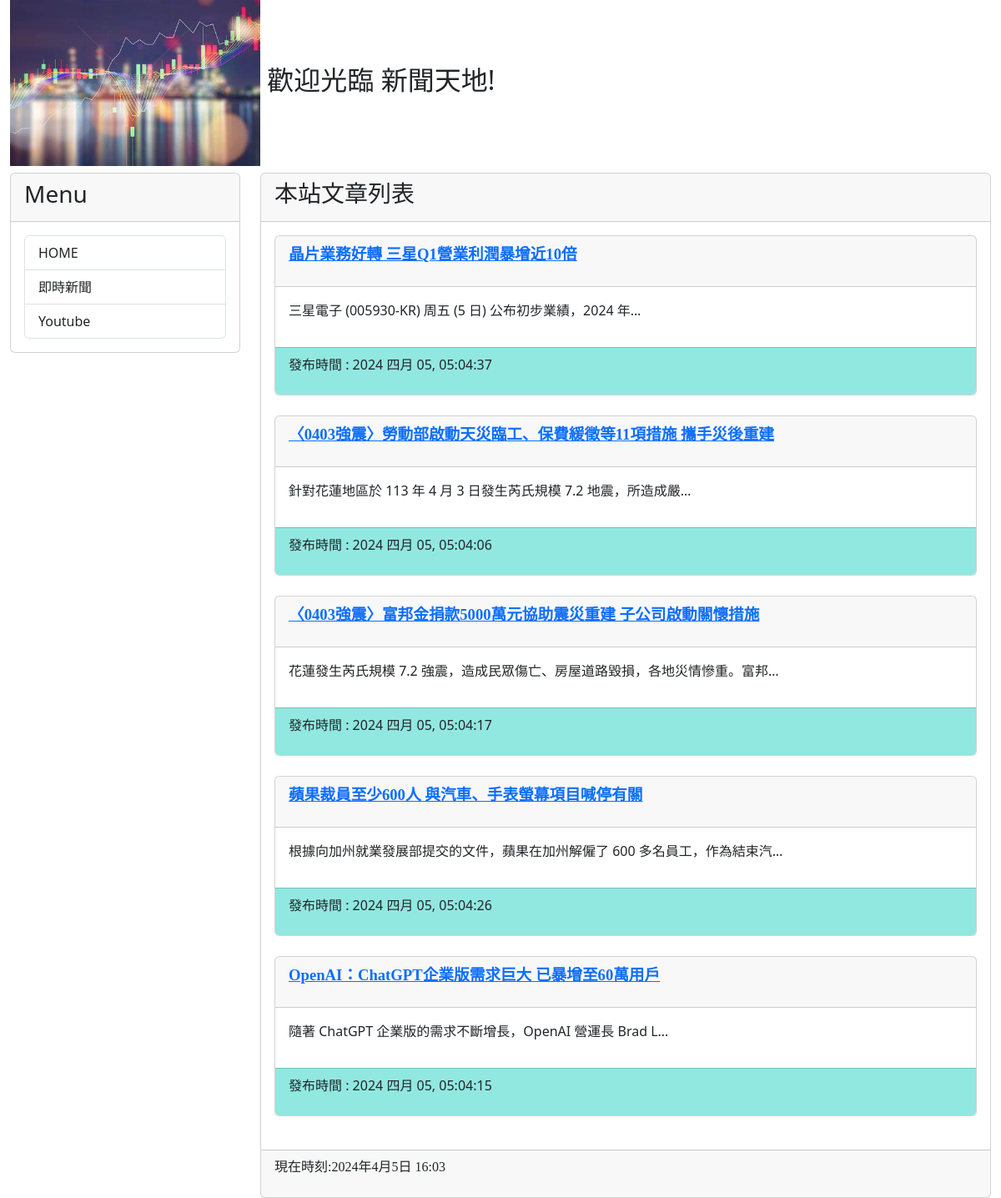
The page / on the database its author committed.
### mysite/models.py (models this page shows, shortened)
class Post(models.Model):
    title = models.CharField(max_length=200)
    slug = models.CharField(max_length=200)
    body = models.TextField()
    pub_date = models.DateTimeField(auto_now_add=True)
    class Meta:
        ordering = ('-pub_date',)

### mysite/views.py (the view)
# urls.py: path('',homepage),
def homepage(request):
    posts = Post.objects.all()
    now = datetime.now()
    return render(request, "index.html",locals())

### templates/index.html (shortened to what this page needs)
{% extends 'base.html' %}
{% block headmessage %}
    <h3 style='font-family:標楷體;'>本站文章列表</a>
{% endblock %}
{% block content %}
    {% for post in posts %}
    <div class="card">
        <div class="card-header">
            <p style="font-family: 微軟正黑體;font-size: 14pt;font-weight: bold;">
                <a href="/post/{{post.slug}}">{{ post.title}}</a>
            </p>
        </div>
        <div class="card-body" style="background-color: #ffffff;">
            <p>
                {{ post.body  | truncatechars:40 }}
            </p>
        </div>
        <div class="card-footer" style="background-color: rgb(145, 232, 225);">
            <p>
                發布時間 : {{ post.pub_date | date:"Y M d, h:m:s"}}
            </p>
        </div>
    </div>
    <br>
    {% endfor %}
{% endblock %}

### templates/base.html (shortened to what this page needs)
<!DOCTYPE >
<html>
<head>
    <link href="https://cdn.jsdelivr.net/npm/bootstrap@5.3.3/dist/css/bootstrap.
min.css" rel="stylesheet" integrity="sha384-QWTKZyjpPEjISv5WaRU9OFeRpok6YctnYmDr5
pNlyT2bRjXh0JMhjY6hW+ALEwIH">
</head>
<body>
    <div class="container-fluid">
        {% include 'header.html' %}
        <div class="row">
            <div class="col-sm-3 col-sm-3">
                <div class="card">
                    <div class="card-header">
                        <h3>Menu</h3>
                    </div>
                    <div class="card-body">
                        <div class="list-group">
            <a href="/" class="list-group-item">HOME</a>
            <a href="https://google.com/news" class="list-group-item">即時新聞</a>
            <a href="https://youtube.com/" class="list-group-item">Youtube</a>
                        </div>
                    </div>
                </div>
            </div>
            <div class ="col-sm-9 col-sm-9">
                <div class="card">
                    <div class="card-header">
                        {% block headmessage %} {% endblock %}
                    </div>
                    <div class="card-body">
                        {% block content %} {% endblock %}
                    </div>
                    <div class="card-footer">
                        {% include 'footer.html' %}
                    </div>
                </div>
            </div>
        </div>
    </div>
</body>
</html>

### templates/header.html
<h2><img src="/static/images/logo.png.jpg" width="300">
歡迎光臨 新聞天地!</h2>

### templates/footer.html
{% block footer %}
    {% if now %}
    <p style="font-family: 微軟正黑體;">現在時刻:{{ now }}</p>
    {% else %}
    <p style="font-family: 微軟正黑體;">本文內容取自網路，如有侵權請來信通知下架...</p>
    {% endif %}
{% endblock %}

### rows shown on the page
Post: title "晶片業務好轉 三星Q1營業利潤暴增近10倍", body "三星電子 (005930-KR) 周五 (5 日) 公布初步業績，2024 年…", pub_date "2024 四月 05, 05:04:37"
Post: title "〈0403強震〉勞動部啟動天災臨工、保費緩徵等11項措施 攜手災後重建", body "針對花蓮地區於 113 年 4 月 3 日發生芮氏規模 7.2 地震，所造成嚴…", pub_date "2024 四月 05, 05:04:06"
Post: title "〈0403強震〉富邦金捐款5000萬元協助震災重建 子公司啟動關懷措施", body "花蓮發生芮氏規模 7.2 強震，造成民眾傷亡、房屋道路毀損，各地災情慘重。富邦…", pub_date "2024 四月 05, 05:04:17"
Post: title "蘋果裁員至少600人 與汽車、手表螢幕項目喊停有關", body "根據向加州就業發展部提交的文件，蘋果在加州解僱了 600 多名員工，作為結束汽…", pub_date "2024 四月 05, 05:04:26"
Post: title "OpenAI：ChatGPT企業版需求巨大 已暴增至60萬用戶", body "隨著 ChatGPT 企業版的需求不斷增長，OpenAI 營運長 Brad L…", pub_date "2024 四月 05, 05:04:15"
